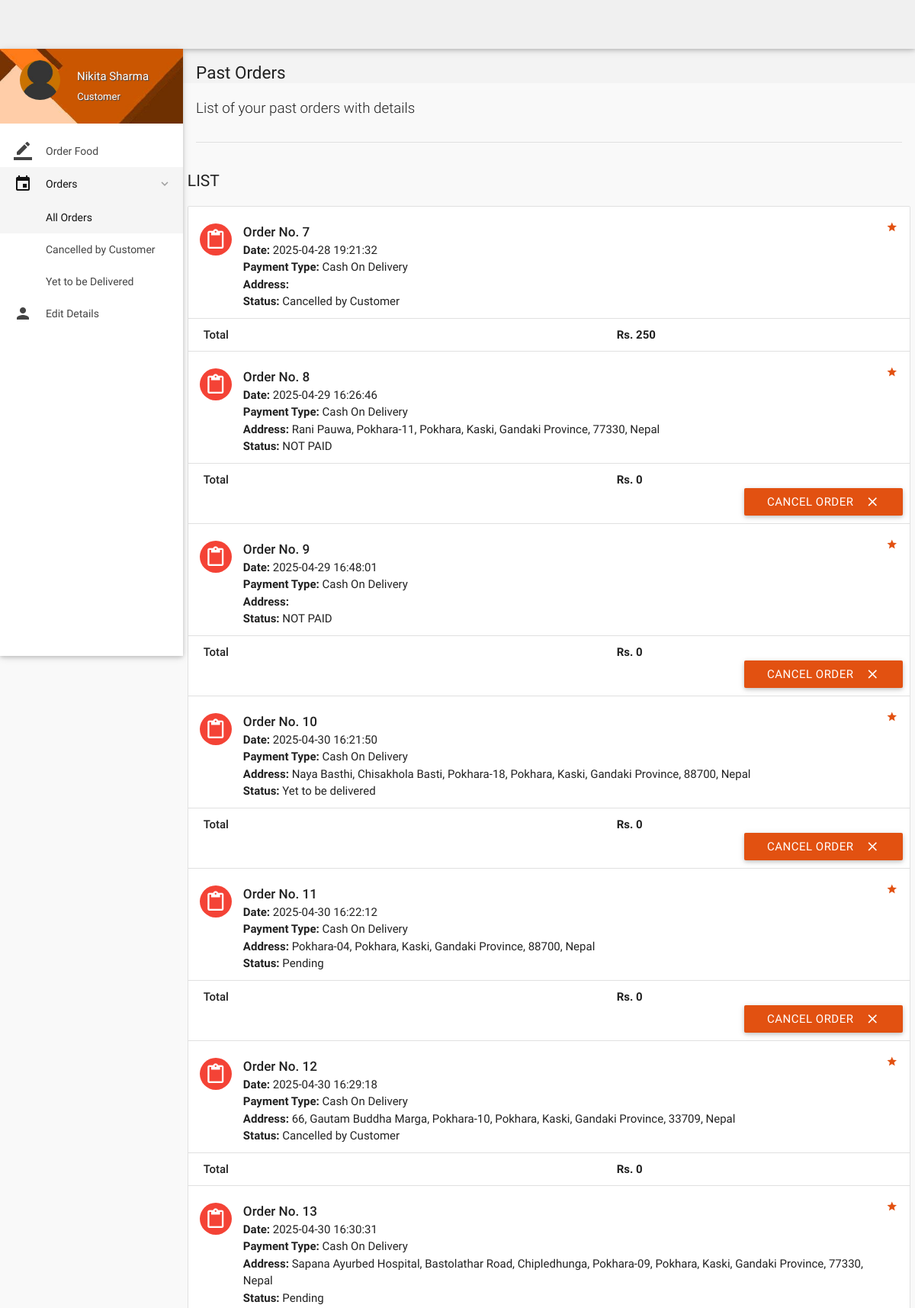
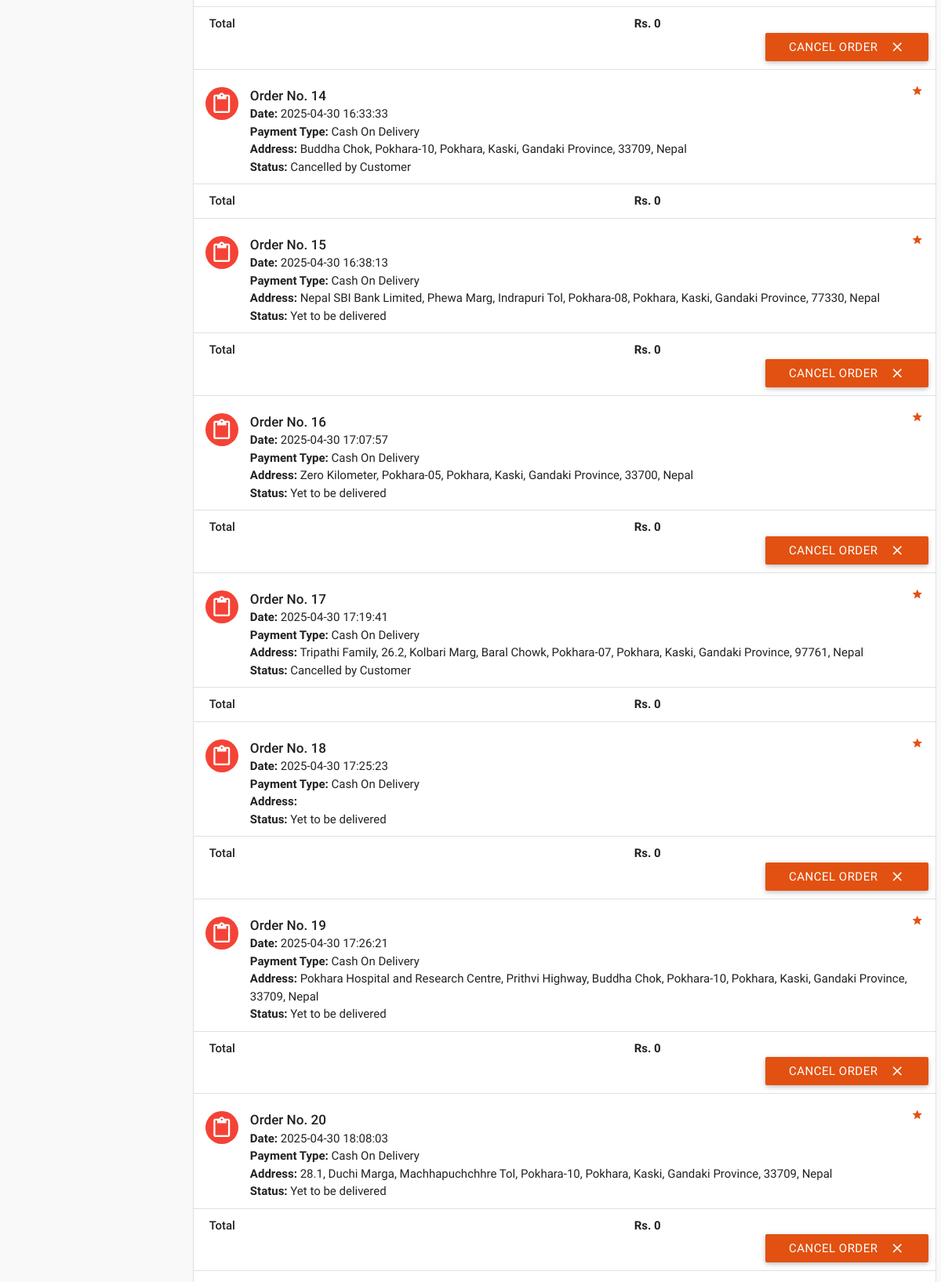
Page /account/orders.php (signed in, upper part) on the committed database (2 pictures, top to bottom).
### tables this page shows
CREATE TABLE `orders` (
  `id` int(11) NOT NULL,
  `customer_id` int(11) NOT NULL,
  `address` varchar(300) NOT NULL,
  `description` varchar(300) NOT NULL,
  `date` datetime NOT NULL DEFAULT current_timestamp(),
  `payment_type` varchar(16) NOT NULL DEFAULT 'Wallet',
  `total` int(11) NOT NULL,
  `status` varchar(25) NOT NULL DEFAULT 'Yet to be delivered',
  `deleted` tinyint(4) NOT NULL DEFAULT 0
);

### account/orders.php (the view, shortened to what this page needs)
<?php
include 'includes/connect.php';
if ($_SESSION['customer_sid'] == session_id()) {
    $user_id = $_SESSION['user_id'];
    $name = $_SESSION['name'];
    $role = $_SESSION['role'];
?>
<!DOCTYPE html>
<html lang="en">
<head>
  <link href="css/materialize.min.css" type="text/css" rel="stylesheet" media="screen,projection">
  <link href="css/style.min.css" type="text/css" rel="stylesheet" media="screen,projection">
  <link href="css/custom/custom.min.css" type="text/css" rel="stylesheet" media="screen,projection">
  <link href="js/plugins/perfect-scrollbar/perfect-scrollbar.css" type="text/css" rel="stylesheet" media="screen,projection">
</head>
<body>
  <header id="header" class="page-topbar">
    <div class="navbar-fixed">
      <nav class="navbar-color">
        <div class="nav-wrapper">
        </div>
      </nav>
    </div>
  </header>
  <div id="main">
    <div class="wrapper">
      <aside id="left-sidebar-nav">
        <ul id="slide-out" class="side-nav fixed leftside-navigation">
          <li class="user-details cyan darken-2">
            <div class="row">
              <div class="col s4">
                <img src="images/avatar.jpg" alt="" class="circle responsive-img valign profile-image">
              </div>
              <div class="col s8">
                <a class="btn-flat dropdown-button waves-effect waves-light white-text profile-btn" href="#" data-activates="profile-dropdown"><?php echo $name; ?><i class="mdi-navigation-arrow-drop-down right"></i></a>
                <p class="user-roal"><?php echo $role; ?></p>
              </div>
            </div>
          </li>
          <li class="bold"><a href="index.php" class="waves-effect waves-cyan"><i class="mdi-editor-border-color"></i> Order Food</a></li>
          <li class="no-padding">
            <ul class="collapsible collapsible-accordion">
              <li class="bold">
                <a class="collapsible-header waves-effect waves-cyan active"><i class="mdi-editor-insert-invitation"></i> Orders</a>
                <div class="collapsible-body">
                  <ul>
                    <li class="<?php if (!isset($_GET['status'])) echo 'active'; ?>"><a href="orders.php">All Orders</a></li>
                    <li class="<?php if (isset($_GET['status']) && $_GET['status'] == 'Cancelled by Customer') echo 'active'; ?>">
                      <a href="orders.php?status=Cancelled by Customer">Cancelled by Customer</a>
                    </li>
                    <li class="<?php if (isset($_GET['status']) && $_GET['status'] == 'Yet to be Delivered') echo 'active'; ?>">
                      <a href="orders.php?status=Yet to be Delivered">Yet to be Delivered</a>
                    </li>
                  </ul>
                </div>
              </li>
            </ul>
          </li>
          <li class="bold"><a href="details.php" class="waves-effect waves-cyan"><i class="mdi-social-person"></i> Edit Details</a></li>
        </ul>
      </aside>
      <section id="content">
        <div id="breadcrumbs-wrapper">
          <div class="container">
            <div class="row">
              <div class="col s12">
                <h5 class="breadcrumbs-title">Past Orders</h5>
              </div>
            </div>
          </div>
        </div>
        <div class="container">
          <p class="caption">List of your past orders with details</p>
          <div class="divider"></div>
          <div id="work-collections" class="section">
            <?php
            $status_filter = isset($_GET['status']) ? $_GET['status'] : '%';
            $orders_query = mysqli_query($con, "SELECT * FROM orders WHERE customer_id = $user_id AND status LIKE '$status_filter'");
            echo '<div class="row"><div><h4 class="header">List</h4><ul id="issues-collection" class="collection">';
            while ($order = mysqli_fetch_array($orders_query)) {
              $order_id = $order['id'];
              $status = $order['status'];
              echo '<li class="collection-item avatar">
                <i class="mdi-content-content-paste red circle"></i>
                <span class="collection-header">Order No. ' . $order['id'] . '</span>
                <p><strong>Date:</strong> ' . $order['date'] . '</p>
                <p><strong>Payment Type:</strong> ' . $order['payment_type'] . '</p>
                <p><strong>Address:</strong> ' . $order['address'] . '</p>
                <p><strong>Status:</strong> ' . ($status == 'Paused' ? 'Paused <a data-tooltip="Please contact administrator for further details." class="btn-floating tooltipped cyan">?</a>' : $status) . '</p>';
              echo '<a href="#" class="secondary-content"><i class="mdi-action-grade"></i></a></li>';
              echo '<li class="collection-item">
                      <div class="row">
                        <div class="col s7"><p class="collections-title">Total</p></div>
                        <div class="col s2"><span></span></div>
                        <div class="col s3"><span><strong>Rs. ' . $order['total'] . '</strong></span></div>';
              if (!preg_match('/^Cancelled/', $status) && $status != 'Delivered') {
                echo '<form action="routers/cancel-order.php" method="post">
                        <input type="hidden" name="id" value="' . $order_id . '">
                        <input type="hidden" name="status" value="Cancelled by Customer">
                        <input type="hidden" name="payment_type" value="' . $order['payment_type'] . '">
                        <button class="btn waves-effect waves-light right submit" type="submit" name="action">Cancel Order
                          <i class="mdi-content-clear right"></i>
                        </button>
                      </form>';
              }
              echo '</div></li>';
            }
            echo '</ul></div></div>';
            ?>
          </div>
        </div>
      </section>
    </div>
  </div>
</body>
</html>
<?php
} else {
  if ($_SESSION['admin_sid'] == session_id()) {
    header("location:all-orders.php");
  } else {
    header("location:login.php");
  }
}
?>

### account/orders.php (style rules this page uses)
#header.page-topbar { background-color: #f0f0f0; }
#header.page-topbar .navbar-fixed .navbar-color { background-color: #f0f0f0; }

### rows in the picture
orders: id "7", date "2025-04-28 19:21:32", payment_type "Cash On Delivery", status "Cancelled by Customer", total "250"
orders: id "8", date "2025-04-29 16:26:46", payment_type "Cash On Delivery", address "Rani Pauwa, Pokhara-11, Pokhara, Kaski, Gandaki Province, 77330, Nepal", status "NOT PAID", total "0"
orders: id "9", date "2025-04-29 16:48:01", payment_type "Cash On Delivery", status "NOT PAID", total "0"
orders: id "10", date "2025-04-30 16:21:50", payment_type "Cash On Delivery", address "Naya Basthi, Chisakhola Basti, Pokhara-18, Pokhara, Kaski, Gandaki Province, 88700, Nepal", status "Yet to be delivered", total "0"
orders: id "11", date "2025-04-30 16:22:12", payment_type "Cash On Delivery", address "Pokhara-04, Pokhara, Kaski, Gandaki Province, 88700, Nepal", status "Pending", total "0"
orders: id "12", date "2025-04-30 16:29:18", payment_type "Cash On Delivery", address "66, Gautam Buddha Marga, Pokhara-10, Pokhara, Kaski, Gandaki Province, 33709, Nepal", status "Cancelled by Customer", total "0"
orders: id "13", date "2025-04-30 16:30:31", payment_type "Cash On Delivery", address "Sapana Ayurbed Hospital, Bastolathar Road, Chipledhunga, Pokhara-09, Pokhara, Kaski, Gandaki Province, 77330, Nepal", status "Pending", total "0"
orders: id "14", date "2025-04-30 16:33:33", payment_type "Cash On Delivery", address "Buddha Chok, Pokhara-10, Pokhara, Kaski, Gandaki Province, 33709, Nepal", status "Cancelled by Customer", total "0"
orders: id "15", date "2025-04-30 16:38:13", payment_type "Cash On Delivery", address "Nepal SBI Bank Limited, Phewa Marg, Indrapuri Tol, Pokhara-08, Pokhara, Kaski, Gandaki Province, 77330, Nepal", status "Yet to be delivered", total "0"
orders: id "16", date "2025-04-30 17:07:57", payment_type "Cash On Delivery", address "Zero Kilometer, Pokhara-05, Pokhara, Kaski, Gandaki Province, 33700, Nepal", status "Yet to be delivered", total "0"
orders: id "17", date "2025-04-30 17:19:41", payment_type "Cash On Delivery", address "Tripathi Family, 26.2, Kolbari Marg, Baral Chowk, Pokhara-07, Pokhara, Kaski, Gandaki Province, 97761, Nepal", status "Cancelled by Customer", total "0"
orders: id "18", date "2025-04-30 17:25:23", payment_type "Cash On Delivery", status "Yet to be delivered", total "0"
orders: id "19", date "2025-04-30 17:26:21", payment_type "Cash On Delivery", address "Pokhara Hospital and Research Centre, Prithvi Highway, Buddha Chok, Pokhara-10, Pokhara, Kaski, Gandaki Province, 33709, Nepal", status "Yet to be delivered", total "0"
orders: id "20", date "2025-04-30 18:08:03", payment_type "Cash On Delivery", address "28.1, Duchi Marga, Machhapuchchhre Tol, Pokhara-10, Pokhara, Kaski, Gandaki Province, 33709, Nepal", status "Yet to be delivered", total "0"

### other values in the picture
$name "Nikita Sharma"
$role "Customer"
